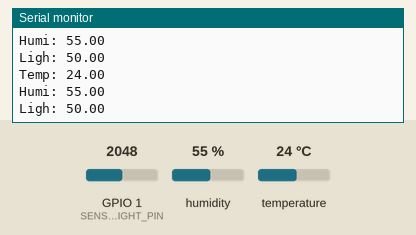
This sketch was run on a simulated ESP32-S3. On the bench: the last lines printed to the serial monitor. The inputs (shaded band) are chosen by the test bench; at power-on: humidity 55 %, GPIO 1 (SENS_LIGHT_PIN) = 2048, temperature 24 °C. WiFi joins after 1.5 s; servers stay silent unless stated; no MQTT or app messages arrive unless stated.

Above: at 3.7 s.
3.8 s: humidity set to 22 %
At 5.03 s:
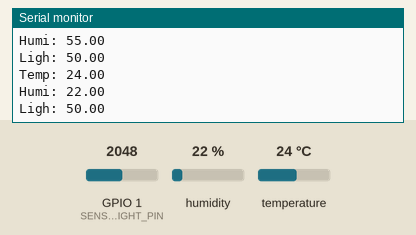
6.6 s: GPIO 1 (SENS_LIGHT_PIN) set to 2866
At 6.81 s:
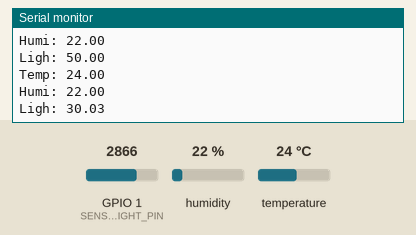
8.1 s: temperature set to 12 °C
At 9.11 s:
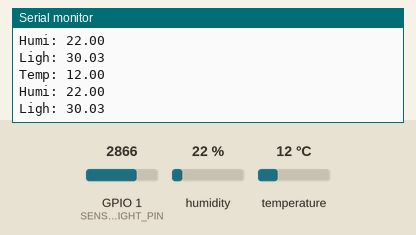
9.6 s: GPIO 1 (SENS_LIGHT_PIN) set to 3603
At 9.86 s:
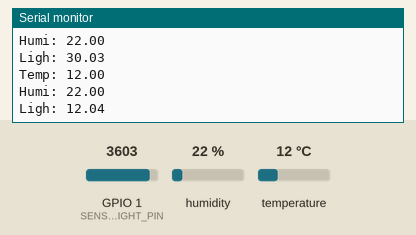
11.1 s: humidity set to 40 %
At 13.18 s:
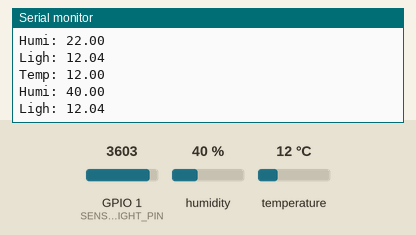
Timing chart, 0 to 13.6 s (numbered marks = the images above; inputs shaded):
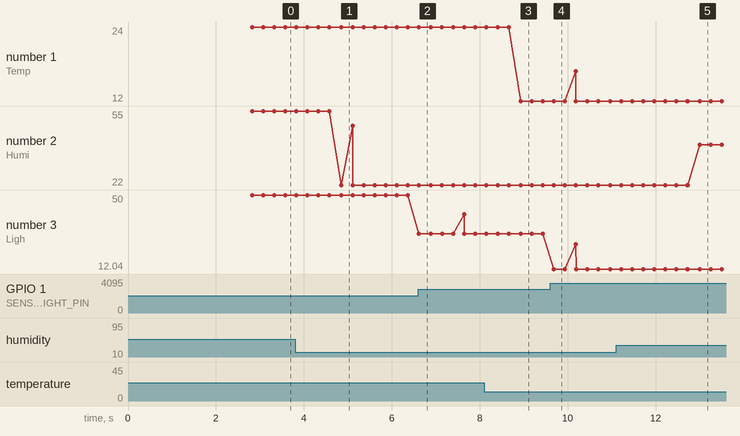

Measured:
- after the input at 3.8 s, the serial monitor: prints a new line after 1.1 s (image 1)
- after the input at 6.6 s, the serial monitor: prints a new line at once (image 2)
- after the input at 8.1 s, the serial monitor: prints a new line after 0.83 s (image 3)
- after the input at 9.6 s, the serial monitor: prints a new line after 0.08 s (image 4)
- after the input at 11.1 s, the serial monitor: prints a new line after 1.9 s (image 5)
- plotted number 1: 24 → 12 after the input at 8.1 s
- plotted number 2: 55 → 22 after the input at 3.8 s, 22 → 40 after the input at 11.1 s
- plotted number 3: 50 → 30.03 after the input at 6.6 s, 30.03 → 12.04 after the input at 9.6 s

The sketch:

esp32s3.ino
```cpp
#include "DHT.h"
#include "utils.hpp"
#include "wifi.hpp"

#define SENS_DHT_PIN 42
#define SENS_LIGHT_PIN 1
#define SENSOR_DATA_COUNT 10

#define DHTTYPE DHT11  // DHTTYPE = DHT11, but there are also DHT22 and 21

DHT dht(SENS_DHT_PIN, DHTTYPE);  // constructor to declare our sensor

void setup() {
  Serial.begin(115200);
  Serial.println("started");

  pinMode(SENS_LIGHT_PIN, INPUT);

  dht.begin();

  if (!connectToWiFi() || !connectToMQTT()) {
    halt();
  }
}

class SensorData;

bool readHumidity(SensorData *sensorData);
bool readTemperature(SensorData *sensorData);
bool readLightBrightness(SensorData *sensorData);
void computeAverage(SensorData* outputDatas, const SensorData* sensorDatas, const int count);

class SensorData {
private:
public:
  float humidity;
  float temperature;
  float lightBrightness;

  void dump(HardwareSerial &serial) {
    serial.printf("Temp: %.2f\n", this->temperature);
    serial.printf("Humi: %.2f\n", this->humidity);
    serial.printf("Ligh: %.2f\n", this->lightBrightness);
  }
};

bool readHumidity(SensorData *sensorData) {
  sensorData->humidity = dht.readHumidity();
  return !std::isnan(sensorData->humidity);
}

bool readTemperature(SensorData *sensorData) {
  sensorData->temperature = dht.readTemperature();
  return !std::isnan(sensorData->temperature);
}

bool readLightBrightness(SensorData *sensorData) {
  sensorData->lightBrightness = (float) (4096 - analogRead(SENS_LIGHT_PIN)) / 4096 * 100;
  return !std::isnan(sensorData->lightBrightness);
}

static SensorData persistent_sensor_datas[SENSOR_DATA_COUNT];
static uint8_t current_index = 0;

void computeAverage(SensorData* outputDatas, const SensorData* sensorDatas, const int count) {
  for(int i = 0; i < count; i++) {
    outputDatas->temperature += sensorDatas[i].temperature / count;
    outputDatas->humidity += sensorDatas[i].humidity / count;
    outputDatas->lightBrightness += sensorDatas[i].lightBrightness / count;
  }
}

void loop() {
  client.loop(); // handle mqtt transactions

  delay(250);

  SensorData* current_sensor_data = &persistent_sensor_datas[current_index];

  if (!readHumidity(current_sensor_data)) {
    Serial.println("Failed to read humidity");
  }

  if (!readTemperature(current_sensor_data)) {
    Serial.println("Failed to read temperature");
  }

  if (!readLightBrightness(current_sensor_data)) {
    Serial.println("Failed to read light brightness");
  }

  current_index++;
  if(current_index == SENSOR_DATA_COUNT) {
    SensorData average_sensor_data = {0, 0, 0};
    computeAverage(&average_sensor_data, persistent_sensor_datas, SENSOR_DATA_COUNT);

    publishDataFloat(MQTT_EP_TEMP, average_sensor_data.temperature);
    publishDataFloat(MQTT_EP_HUMI, average_sensor_data.humidity);
    publishDataFloat(MQTT_EP_LIGH, average_sensor_data.lightBrightness);

    Serial.println("Averages:");
    average_sensor_data.dump(Serial);
  }
  current_index %= SENSOR_DATA_COUNT;

  current_sensor_data->dump(Serial);
}
```

utils.cpp
```cpp
#include "utils.hpp"

char* toFloat(char* result, float f) {
  snprintf(result, 8, "%8.2f", f);
  return result;
}

void halt() {
  Serial.print("Halting!");
  while (1) {
    delay(1000);
  }
}
```

utils.hpp
```cpp
#ifndef utils_hpp
#define utils_hpp

#include <stdio.h>
#include <Arduino.h>

char* toFloat(char* result, float f);

void halt();

#endif
```

wifi.cpp
```cpp
#include "wifi.hpp"

// Wi-Fi credentials
const char* ssid = "INSEL";              // Replace with your Wi-Fi SSID
const char* password = "nootherperson";  // Replace with your Wi-Fi password
const IPAddress laptopIP = IPAddress(172, 17, 250, 139);

// MQTT broker credentials
const char* mqttServer = "172.17.250.139";  // Replace with your MQTT broker address
const int mqttPort = 1883;                  // Replace with your MQTT broker port, typically 1883
const char* mqttUser = NULL;                // Optional, MQTT username
const char* mqttPassword = NULL;            // Optional, MQTT password

bool connectToWiFi() {
  Serial.print("Connecting to Wi-Fi...");
  WiFi.begin(ssid, password);
  while (WiFi.status() != WL_CONNECTED) {
    delay(500);
    Serial.print(".");
  }
  Serial.println("OK");
  Serial.print("IP address: ");
  Serial.println(WiFi.localIP());

  {
    Serial.print(".");

    bool success = Ping.ping(laptopIP, 3);

    if (!success) {
      Serial.print("Server ping fail on: ");
      Serial.println(laptopIP.toString().c_str());
      return false;
    }

    Serial.print("Server ping succesful on: ");
    Serial.println(laptopIP.toString().c_str());
  }

  return true;
}

bool connectToMQTT() {
  Serial.print("Connecting to MQTT...");

  client.begin(mqttServer, net);

  while (!client.connect("arduino")) {
    Serial.print(".");
    delay(1000);
  }

  Serial.println("OK");

  return true;
}

void publishDataFloat(const char* topic, const float msg) {
  char result[8];

  if (client.publish(topic, toFloat(result, msg))) {
    Serial.println("Message published successfully");
  } else {
    Serial.println("Message publishing failed");
  }
}
```

wifi.hpp
```cpp
#ifndef wifi_hpp
#define wifi_hpp

#include <WiFi.h>
#include <MQTT.h>
#include <ESP32Ping.h>

#include "utils.hpp"

#define MQTT_EP_TEMP "sensors/temperature"
#define MQTT_EP_HUMI "sensors/humidity"
#define MQTT_EP_LIGH "sensors/light"

static WiFiClient net;
static MQTTClient client;

bool connectToWiFi();

bool connectToMQTT();

void publishDataFloat(const char* topic, const float msg);

#endif
```
